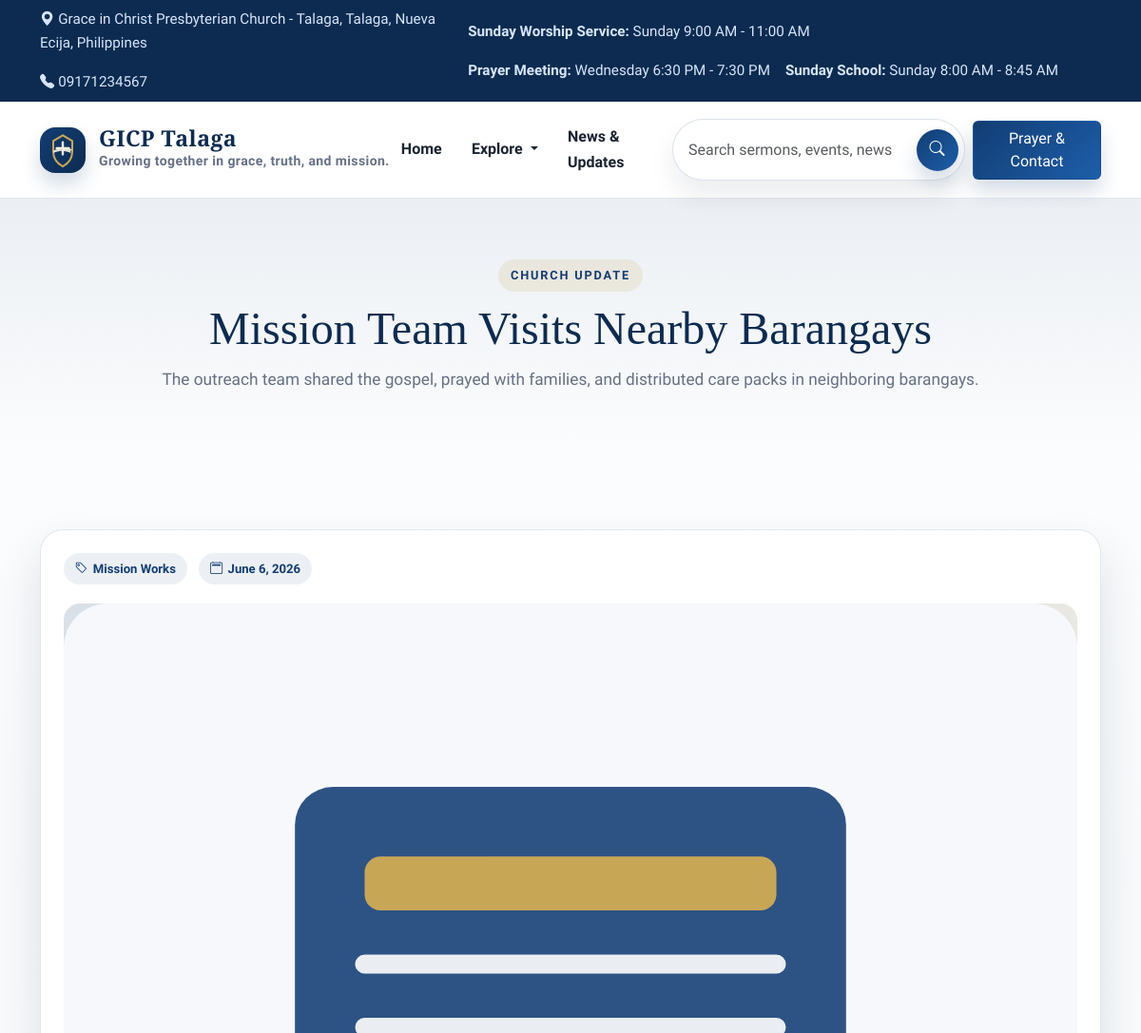
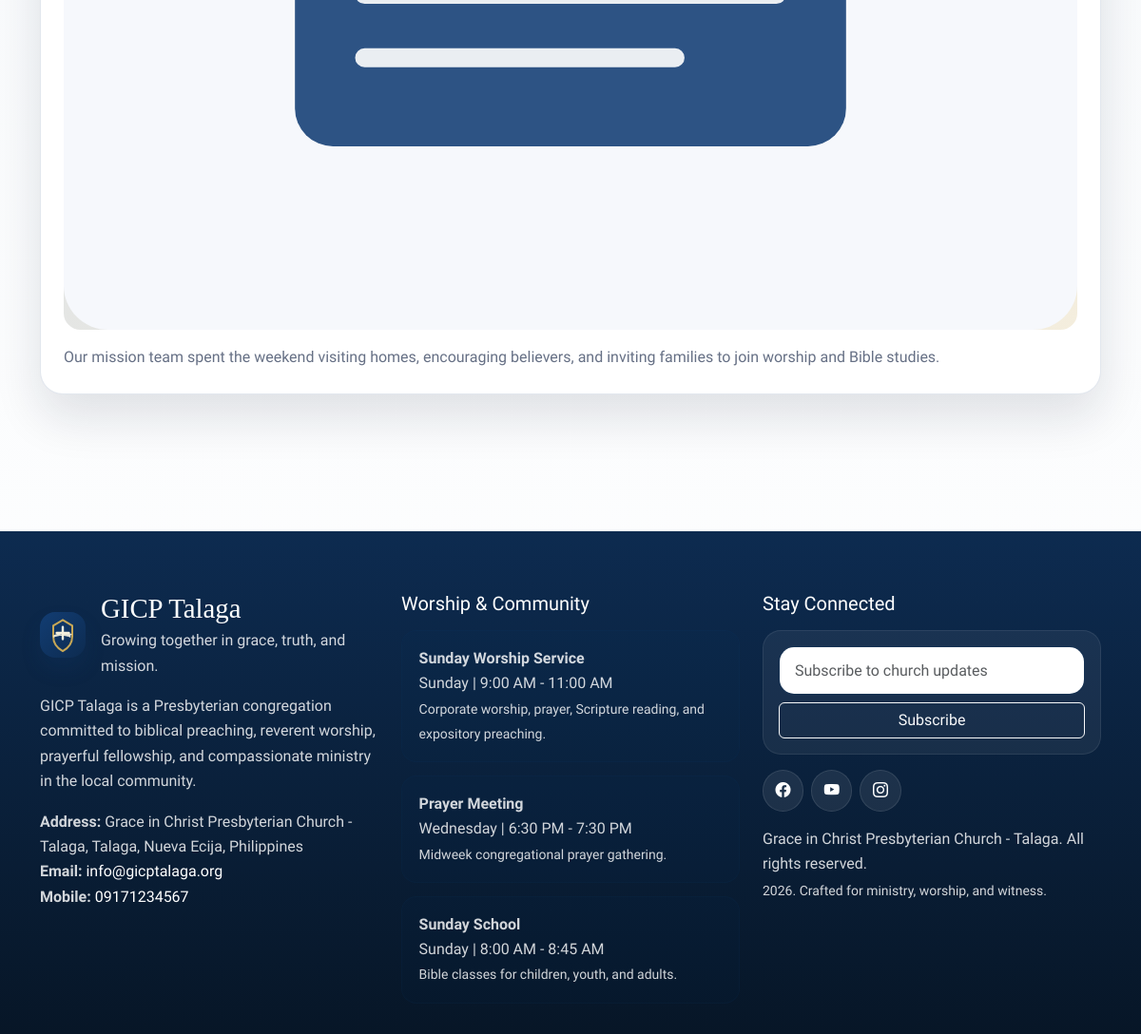
Page /news-updates/mission-team-visits-nearby-barangays on the committed database (2 pictures, top to bottom).
### tables this page shows
CREATE TABLE `church_profile` (
  `id` INT UNSIGNED NOT NULL AUTO_INCREMENT,
  `church_name` VARCHAR(255) NOT NULL,
  `short_name` VARCHAR(120) NOT NULL,
  `tagline` VARCHAR(255) NULL,
  `logo` VARCHAR(255) NULL,
  `hero_image` VARCHAR(255) NULL,
  `welcome_message` LONGTEXT NULL,
  `brief_intro` LONGTEXT NULL,
  `history` LONGTEXT NULL,
  `mission` LONGTEXT NULL,
  `vision` LONGTEXT NULL,
  `core_values` LONGTEXT NULL,
  `statement_of_faith` LONGTEXT NULL,
  `address` VARCHAR(255) NULL,
  `email` VARCHAR(150) NULL,
  `mobile_number` VARCHAR(50) NULL,
  `landline` VARCHAR(50) NULL,
  `google_map_embed` LONGTEXT NULL,
  `facebook_url` VARCHAR(255) NULL,
  `youtube_url` VARCHAR(255) NULL,
  `instagram_url` VARCHAR(255) NULL,
  `prayer_cta_text` VARCHAR(255) NULL,
  `created_at` DATETIME NOT NULL,
  `updated_at` DATETIME NOT NULL,
  PRIMARY KEY (`id`)
);

CREATE TABLE `service_schedules` (
  `id` INT UNSIGNED NOT NULL AUTO_INCREMENT,
  `title` VARCHAR(150) NOT NULL,
  `day_name` VARCHAR(50) NOT NULL,
  `time_range` VARCHAR(80) NOT NULL,
  `description` VARCHAR(255) NULL,
  `display_order` INT NOT NULL DEFAULT 0,
  `is_visible` TINYINT(1) NOT NULL DEFAULT 1,
  `created_at` DATETIME NOT NULL,
  `updated_at` DATETIME NOT NULL,
  PRIMARY KEY (`id`)
);

CREATE TABLE `menu_items` (
  `id` INT UNSIGNED NOT NULL AUTO_INCREMENT,
  `label` VARCHAR(100) NOT NULL,
  `url` VARCHAR(255) NOT NULL,
  `icon` VARCHAR(80) NULL,
  `target` VARCHAR(20) NOT NULL DEFAULT '_self',
  `parent_id` INT UNSIGNED NULL,
  `sort_order` INT NOT NULL DEFAULT 0,
  `is_visible` TINYINT(1) NOT NULL DEFAULT 1,
  `created_at` DATETIME NOT NULL,
  `updated_at` DATETIME NOT NULL,
  PRIMARY KEY (`id`),
  CONSTRAINT `fk_menu_items_parent` FOREIGN KEY (`parent_id`) REFERENCES `menu_items`(`id`) ON DELETE SET NULL ON UPDATE CASCADE
);

CREATE TABLE `news_updates` (
  `id` INT UNSIGNED NOT NULL AUTO_INCREMENT,
  `title` VARCHAR(255) NOT NULL,
  `slug` VARCHAR(200) NOT NULL,
  `category` VARCHAR(120) NULL,
  `summary` LONGTEXT NULL,
  `content` LONGTEXT NULL,
  `image` VARCHAR(255) NULL,
  `publish_date` DATE NOT NULL,
  `is_featured` TINYINT(1) NOT NULL DEFAULT 0,
  `status` ENUM('draft', 'published', 'archived') NOT NULL DEFAULT 'published',
  `created_at` DATETIME NOT NULL,
  `updated_at` DATETIME NOT NULL,
  PRIMARY KEY (`id`),
  UNIQUE KEY `uk_news_slug` (`slug`)
);

### application/core/MY_Controller.php (called while the page is built, shortened)
<?php
class Site_Controller extends CI_Controller
{
	public $church_profile_model;
	public $daily_verse_model;
	public $service_schedule_model;
	public $setting_model;
	public $menu_model;
	protected $site_data = array();
	public function __construct()
	{
		$this->load->model(array(
			'church_profile_model',
			'daily_verse_model',
			'announcement_model',
			'event_model',
			'news_update_model',
			'ministry_model',
			'pastor_model',
			'sermon_model',
			'gallery_model',
			'visitor_log_model',
			'service_schedule_model'
		));
		$this->site_data = array(
			'settings' => $this->setting_model->get_keyed_settings(),
			'church_profile' => $this->church_profile_model->get_primary_profile(),
			'menu_items' => $this->menu_model->get_visible_menu(),
			'daily_verse' => $this->daily_verse_model->get_current_verse(),
			'service_schedules' => $this->service_schedule_model->get_public_schedules(),
		);
	}
	protected function render($view, $data = array())
	{
		$data = array_merge($this->site_data, $data);
		$this->load->view('site/layout/header', $data);
		$this->load->view($view, $data);
		$this->load->view('site/layout/footer', $data);
	}
}

### application/controllers/Site.php (called while the page is built, shortened)
<?php
class Site extends Site_Controller
{
	public function __construct()
	{
		parent::__construct();
	}
	public function news_item($slug)
	{
		$item = $this->news_update_model->get_by_slug($slug);
		$this->render('site/news_detail', array(
			'page_title' => $item->title,
			'news_item' => $item,
		));
	}
}

### index.php (called while the page is built, shortened)
<?php
require_once BASEPATH.'core/CodeIgniter.php';

### application/helpers/app_helper.php (called while the page is built, shortened)
<?php
if (!function_exists('setting_value'))
{
	function setting_value($settings, $key, $default = '')
	{
		return isset($settings[$key]) && $settings[$key] !== '' ? $settings[$key] : $default;
	}
}
if (!function_exists('is_active_menu'))
{
	function is_active_menu($uri)
	{
		$ci = get_instance();
		$current = trim($ci->uri->uri_string(), '/');
		return $current === trim($uri, '/') ? 'active' : '';
	}
}
if (!function_exists('asset_url'))
{
	function asset_url($path)
	{
		return base_url('assets/'.ltrim($path, '/'));
	}
}
if (!function_exists('media_url'))
{
	function media_url($path, $fallback = 'images/placeholders/default.svg')
	{
		return base_url(ltrim($path, '/'));
	}
}
if (!function_exists('formatted_date'))
{
	function formatted_date($date, $format = 'F j, Y')
	{
		return date($format, strtotime($date));
	}
}

### application/models/Church_profile_model.php (called while the page is built, shortened)
<?php
class Church_profile_model extends MY_Model
{
	protected $table = 'church_profile';
	public function get_primary_profile()
	{
		$profile = $this->db->limit(1)->get($this->table)->row();
		if ($profile)
		{
			return $profile;
		}
		return (object) array(
			'church_name' => 'Grace in Christ Presbyterian Church - Talaga',
			'short_name' => 'GICP Talaga',
			'tagline' => '',
			'logo' => 'assets/images/logo.svg',
			'hero_image' => 'assets/images/hero-pattern.svg',
			'welcome_message' => '',
			'brief_intro' => '',
			'history' => '',
			'mission' => '',
			'vision' => '',
			'core_values' => '',
			'statement_of_faith' => '',
			'address' => '',
			'email' => '',
			'mobile_number' => '',
			'landline' => '',
			'google_map_embed' => '',
			'facebook_url' => '',
			'youtube_url' => '',
			'instagram_url' => '',
			'prayer_cta_text' => '',
		);
	}
}

### application/core/MY_Model.php (called while the page is built, shortened)
<?php
class MY_Model extends CI_Model
{
	protected $table = '';
	protected $order_by = 'id DESC';
	public function get_all($limit = NULL, $offset = 0)
	{
		if ($this->order_by)
		{
			$this->db->order_by($this->order_by);
		}
		return $this->db->get($this->table)->result();
	}
	public function get_by($where, $single = FALSE)
	{
		$query = $this->db->get_where($this->table, $where);
		return $single ? $query->row() : $query->result();
	}
	public function insert($data)
	{
		$this->db->insert($this->table, $data);
		return (int) $this->db->insert_id();
	}
}

### application/models/Service_schedule_model.php (called while the page is built, shortened)
<?php
class Service_schedule_model extends MY_Model
{
	public function get_public_schedules()
	{
		return $this->get_by(array('is_visible' => 1));
	}
}

### application/models/Menu_model.php (called while the page is built, shortened)
<?php
class Menu_model extends MY_Model
{
	public function get_visible_menu()
	{
		return $this->get_by(array('is_visible' => 1));
	}
}

### application/models/News_update_model.php (called while the page is built, shortened)
<?php
class News_update_model extends MY_Model
{
	public function get_by_slug($slug)
	{
		return $this->get_by(array('slug' => $slug), TRUE);
	}
}

### application/views/site/news_detail.php (the view, shortened to what this page needs)
<?php
$this->load->view('site/partials/page_header', compact('title', 'lead', 'eyebrow'));
?>
<section class="section-spacing">
	<div class="container">
		<div class="detail-card">
			<div class="detail-meta">
				<span class="content-badge"><i class="bi bi-tag"></i><?php echo html_escape($news_item->category); ?></span>
				<span class="content-badge"><i class="bi bi-calendar2"></i><?php echo formatted_date($news_item->publish_date); ?></span>
			</div>
			<img class="card-media" src="<?php echo media_url($news_item->image, 'images/placeholders/news.svg'); ?>" alt="<?php echo html_escape($news_item->title); ?>">
			<p class="detail-copy mb-0"><?php echo nl2br(html_escape($news_item->content)); ?></p>
		</div>
	</div>
</section>

### application/views/site/layout/header.php (shortened to what this page needs)
<!doctype html>
<html lang="en">
<head>
	<link href="https://cdn.jsdelivr.net/npm/bootstrap@5.3.3/dist/css/bootstrap.min.css" rel="stylesheet">
	<link href="https://cdn.jsdelivr.net/npm/bootstrap-icons@1.11.3/font/bootstrap-icons.css" rel="stylesheet">
	<link rel="stylesheet" href="<?php echo asset_url('css/site.css'); ?>">
</head>
<body>
<div class="site-topbar py-2">
	<div class="container d-flex flex-column flex-lg-row justify-content-between gap-2 align-items-lg-center">
		<div class="d-flex flex-wrap gap-3">
			<span><i class="bi bi-geo-alt-fill me-1"></i><?php echo html_escape($church_profile->address); ?></span>
			<span><i class="bi bi-telephone-fill me-1"></i><?php echo html_escape($church_profile->mobile_number); ?></span>
		</div>
		<div class="d-flex flex-wrap gap-3 align-items-center">
			<?php foreach ($service_schedules as $schedule): ?>
				<span><strong><?php echo html_escape($schedule->title); ?>:</strong> <?php echo html_escape($schedule->day_name.' '.$schedule->time_range); ?></span>
			<?php endforeach; ?>
		</div>
	</div>
</div>
<nav class="navbar navbar-expand-xl sticky-top">
	<div class="container">
		<?php
		$dropdown_urls = array('about-us', 'pastors', 'ministries', 'sermons', 'events', 'gallery', 'contact');
		$dropdown_items = array();
		$dropdown_active = FALSE;
		foreach ($menu_items as $menu_item)
		{
			if (in_array(trim($menu_item->url, '/'), $dropdown_urls, TRUE))
			{
				$dropdown_items[] = $menu_item;
			}
		}
		?>
		<a class="navbar-brand" href="<?php echo base_url(); ?>">
			<img class="brand-mark" src="<?php echo media_url($church_profile->logo, 'images/logo.svg'); ?>" alt="<?php echo html_escape($church_profile->short_name); ?> logo">
			<span>
				<span class="brand-title d-block"><?php echo html_escape($church_profile->short_name); ?></span>
				<span class="brand-subtitle d-block"><?php echo html_escape($church_profile->tagline); ?></span>
			</span>
		</a>
		<div class="collapse navbar-collapse" id="siteNav">
			<ul class="navbar-nav ms-auto align-items-xl-center gap-xl-1 mb-3 mb-xl-0">
				<?php $dropdown_rendered = FALSE; ?>
				<?php foreach ($menu_items as $menu_item): ?>
					<?php if (in_array(trim($menu_item->url, '/'), $dropdown_urls, TRUE)): ?>
						<?php if (!$dropdown_rendered && !empty($dropdown_items)): ?>
							<li class="nav-item dropdown">
								<a class="nav-link dropdown-toggle <?php echo $dropdown_active ? 'active' : ''; ?>" href="#" id="headerExploreDropdown" role="button" data-bs-toggle="dropdown" aria-expanded="false">
									Explore
								</a>
							</li>
							<?php $dropdown_rendered = TRUE; ?>
						<?php endif; ?>
						<?php continue; ?>
					<?php endif; ?>
					<li class="nav-item">
						<a class="nav-link <?php echo is_active_menu($menu_item->url); ?>" target="<?php echo html_escape($menu_item->target); ?>" href="<?php echo base_url(ltrim($menu_item->url, '/')); ?>"><?php echo html_escape($menu_item->label); ?></a>
					</li>
				<?php endforeach; ?>
			</ul>
			<div class="nav-actions d-flex flex-column flex-xl-row gap-2 align-items-xl-center ms-xl-3">
				<form class="search-form navbar-search" action="<?php echo site_url('search'); ?>" method="get" role="search">
					<div class="search-shell">
						<input id="navSearch" class="form-control" type="search" name="q" placeholder="Search sermons, events, news" aria-label="Search website">
						<button class="search-submit" type="submit" aria-label="Submit search">
							<i class="bi bi-search"></i>
						</button>
					</div>
				</form>
				<a class="btn btn-church" href="<?php echo site_url('contact'); ?>">Prayer & Contact</a>
			</div>
		</div>
	</div>
</nav>
<main id="main-content">

### application/views/site/partials/page_header.php
<section class="page-hero">
	<div class="container">
		<div class="row justify-content-center">
			<div class="col-lg-10 text-center">
				<span class="eyebrow"><?php echo isset($eyebrow) ? html_escape($eyebrow) : 'Grace in Christ Presbyterian Church'; ?></span>
				<h1 class="section-title"><?php echo html_escape($title); ?></h1>
				<?php if (!empty($lead)): ?>
					<p class="section-lead mx-auto"><?php echo html_escape($lead); ?></p>
				<?php endif; ?>
			</div>
		</div>
	</div>
</section>

### application/views/site/layout/footer.php (shortened to what this page needs)
</main>
<footer class="site-footer">
	<div class="container">
		<div class="row g-4 align-items-start">
			<div class="col-lg-4">
				<div class="d-flex align-items-center gap-3 mb-3">
					<img class="brand-mark" src="<?php echo media_url($church_profile->logo, 'images/logo.svg'); ?>" alt="<?php echo html_escape($church_profile->short_name); ?> logo">
					<div>
						<h2 class="footer-title mb-1"><?php echo html_escape($church_profile->short_name); ?></h2>
						<p class="mb-0"><?php echo html_escape($church_profile->tagline); ?></p>
					</div>
				</div>
				<p><?php echo html_escape($church_profile->brief_intro); ?></p>
				<p class="mb-0"><strong>Address:</strong> <?php echo html_escape($church_profile->address); ?></p>
				<p class="mb-0"><strong>Email:</strong> <a href="mailto:<?php echo html_escape($church_profile->email); ?>"><?php echo html_escape($church_profile->email); ?></a></p>
				<p><strong>Mobile:</strong> <a href="tel:<?php echo html_escape($church_profile->mobile_number); ?>"><?php echo html_escape($church_profile->mobile_number); ?></a></p>
			</div>
			<div class="col-lg-4">
				<h3 class="h5 text-white mb-3">Worship & Community</h3>
				<ul class="schedule-list">
					<?php foreach ($service_schedules as $schedule): ?>
						<li>
							<strong><?php echo html_escape($schedule->title); ?></strong><br>
							<span><?php echo html_escape($schedule->day_name.' | '.$schedule->time_range); ?></span><br>
							<small><?php echo html_escape($schedule->description); ?></small>
						</li>
					<?php endforeach; ?>
				</ul>
			</div>
			<div class="col-lg-4">
				<h3 class="h5 text-white mb-3">Stay Connected</h3>
				<div class="footer-newsletter mb-3">
					<form action="<?php echo site_url('newsletter-subscribe'); ?>" method="post" class="row g-2">
						<div class="col-12">
							<input id="footerEmail" class="form-control" type="email" name="email" placeholder="Subscribe to church updates" required>
						</div>
						<div class="col-12">
							<button class="btn btn-outline-light w-100" type="submit">Subscribe</button>
						</div>
					</form>
				</div>
				<div class="d-flex flex-wrap gap-2 mb-3">
					<?php if (!empty($church_profile->facebook_url)): ?><a class="social-chip" href="<?php echo html_escape($church_profile->facebook_url); ?>" target="_blank" rel="noreferrer" aria-label="Facebook"><i class="bi bi-facebook"></i></a><?php endif; ?>
					<?php if (!empty($church_profile->youtube_url)): ?><a class="social-chip" href="<?php echo html_escape($church_profile->youtube_url); ?>" target="_blank" rel="noreferrer" aria-label="YouTube"><i class="bi bi-youtube"></i></a><?php endif; ?>
					<?php if (!empty($church_profile->instagram_url)): ?><a class="social-chip" href="<?php echo html_escape($church_profile->instagram_url); ?>" target="_blank" rel="noreferrer" aria-label="Instagram"><i class="bi bi-instagram"></i></a><?php endif; ?>
				</div>
				<p class="mb-1"><?php echo html_escape(setting_value($settings, 'footer_text', 'Grace in Christ Presbyterian Church - Talaga.')); ?></p>
				<p class="mb-0 small"><?php echo date('Y'); ?>. Crafted for ministry, worship, and witness.</p>
			</div>
		</div>
	</div>
</footer>
</body>
</html>

### rows in the picture
church_profile: address "Grace in Christ Presbyterian Church - Talaga, Talaga, Nueva Ecija, Philippines", mobile_number "09171234567", logo (picture), short_name "GICP Talaga", tagline "Growing together in grace, truth, and mission.", brief_intro "GICP Talaga is a Presbyterian congregation committed to biblical preaching, reverent worship, prayerful fellowship, and compassionate ministry in the local community.", email "info@gicptalaga.org"
service_schedules: title "Sunday Worship Service", day_name+time_range "Sunday 9:00 AM - 11:00 AM", day_name+time_range "Sunday | 9:00 AM - 11:00 AM", description "Corporate worship, prayer, Scripture reading, and expository preaching."
service_schedules: title "Prayer Meeting", day_name+time_range "Wednesday 6:30 PM - 7:30 PM", day_name+time_range "Wednesday | 6:30 PM - 7:30 PM", description "Midweek congregational prayer gathering."
service_schedules: title "Sunday School", day_name+time_range "Sunday 8:00 AM - 8:45 AM", day_name+time_range "Sunday | 8:00 AM - 8:45 AM", description "Bible classes for children, youth, and adults."
menu_items: label "Home"
menu_items: label "News & Updates"
news_updates: title "Mission Team Visits Nearby Barangays", summary "The outreach team shared the gospel, prayed with families, and distributed care packs in neighboring barangays.", category "Mission Works", publish_date "June 6, 2026", image (picture), content "Our mission team spent the weekend visiting homes, encouraging believers, and inviting families to join worship and Bible studies."

### other values in the picture
$eyebrow "CHURCH UPDATE"
